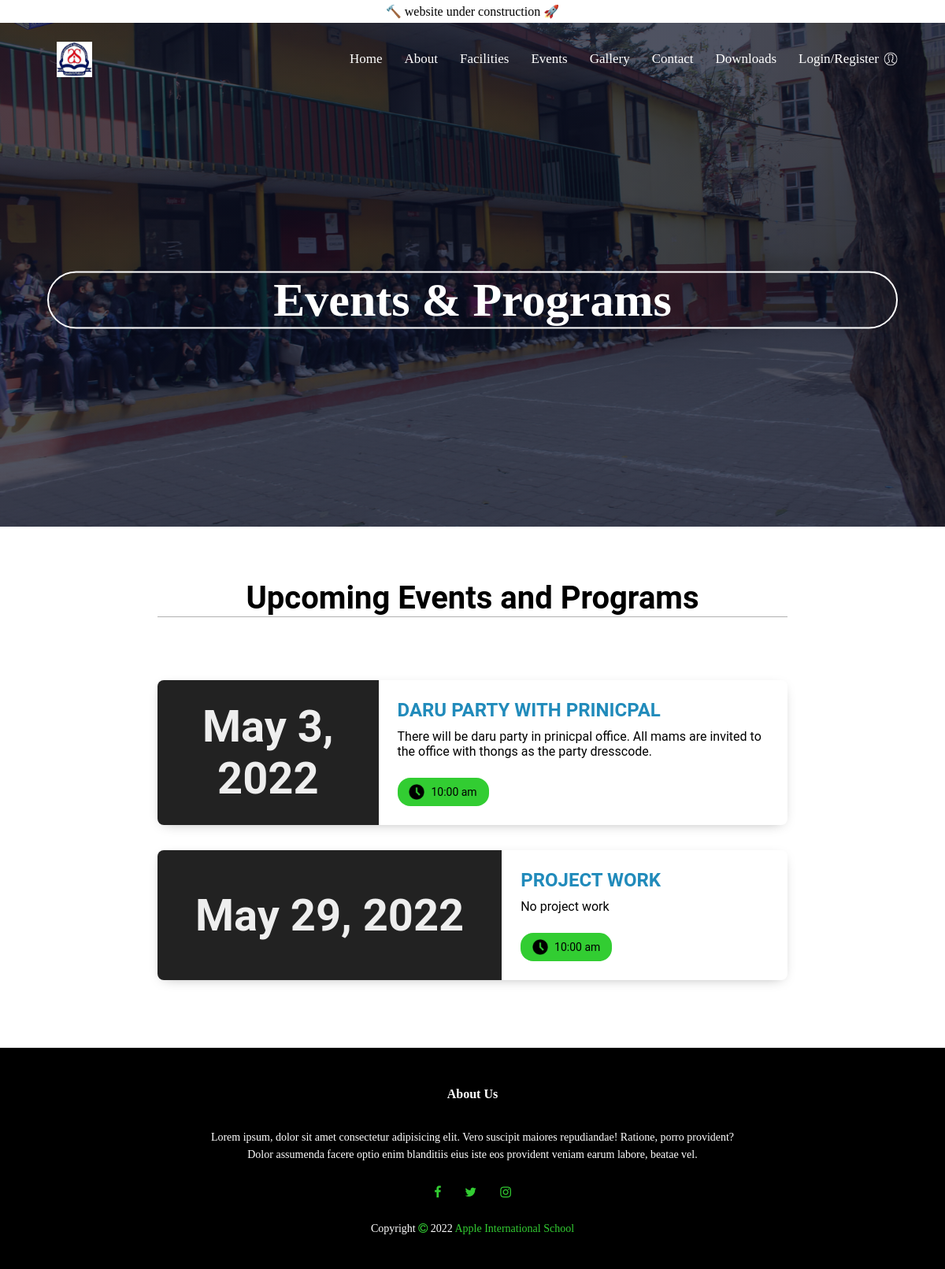
Screenshot of /events/ with the database file from the repository.
### apps/apple_school_website/models.py (models this page shows, shortened)
class EventModel(models.Model):
    event_name = models.CharField(max_length=100)
    event_date = models.DateField()
    event_description = models.TextField(max_length=500, null=False)
    class Meta:
        verbose_name = 'Event'
        verbose_name_plural = 'Events'

### apps/apple_school_website/views.py (the view)
# urls.py: path('events/', events, name='events'),
def events(request):
    events = EventModel.objects.all()
    return TemplateResponse(request, 'apple/events.html', context={
        "events": events
    })

### templates/apple/events.html (shortened to what this page needs)
{% extends 'apple/base.html' %} {% load static %}
 {% block navbarcontent %}
<div class="text-box">
  <h1 style="border: 2px solid white;border-radius: 100px;">Events & Programs</h1>
</div>
</section>
{% endblock navbarcontent %} {% block body %}
<div class="event-container">
  <br><br><br>
  <h3 class="main-title">Upcoming Events and Programs</h3>
  <br><br>
  {% for event in events %}
  <div class="event">
    <div class="event-left">
      <div class="event-date">
        <div class="date">{{ event.event_date }}</div>
      </div>
    </div>
    <div class="event-right">
      <h3 class="event-title">{{ event.event_name }}</h3>
      <div class="event-description"> {{ event.event_description }} </div>
      <div class="event-timing">
        <img src="{% static 'apple/img/time.png' %}"> 10:00 am
      </div>
    </div>
  </div>
  {% endfor %}
</div>
</body>
</html>
{% endblock body%}

### static/apple/css/style.css (style rules this page uses)
* { margin: 0; padding: 0; }
.text-box { width: 90%; color: white; position: absolute; top: 55%; left: 50%; transform: translate(-50%,-50%); text-align: center; }
.text-box h1 { font-size: 60px; }
h1 { font-size: 36px; font-weight: 600; }
h3 { text-align: center; font-weight: 600; margin: 10px 0; }
.event-container { font-family: "Roboto", sans-serif; max-width: 800px; margin: 0 auto; }
.event-container h3.main-title { font-size: 40px; text-align: center; border-bottom: 1px solid #b1b1b1; }
.event-container .event { box-shadow: 0 4px 16px -8px rgba(0, 0, 0, 0.4); display: flex; border-radius: 8px; margin: 32px 0; }
.event .event-left { background: #222; min-width: 82px; display: flex; align-items: center; justify-content: center; color: #eee; padding: 8px 48px; font-weight: bold; text-align: center; border-radius: 8px 0 0 8px; }
.event .event-left .date { font-size: 56px; }
.event .event-right { display: flex; flex-direction: column; justify-content: center; padding: 0 24px; }
.event .event-right h3.event-title { font-size: 24px; margin: 24px 0 10px 0; text-align: left; color: #218bbb; text-transform: uppercase; }
.event .event-right .event-timing { background: limegreen; display: flex; align-items: center; justify-content: center; width: 100px; padding: 8px; border-radius: 16px; margin: 24px 0; font-size: 14px; }
.event .event-right .event-timing img { height: 20px; padding-right: 8px; }
::placeholder { font-size: 14px; }

### rows the page displays
EventModel: event_date "May 3, 2022", event_name "DARU PARTY WITH PRINICPAL", event_description "There will be daru party in prinicpal office. All mams are invited to the office with thongs as the party dresscode."
EventModel: event_date "May 29, 2022", event_name "PROJECT WORK", event_description "No project work"
